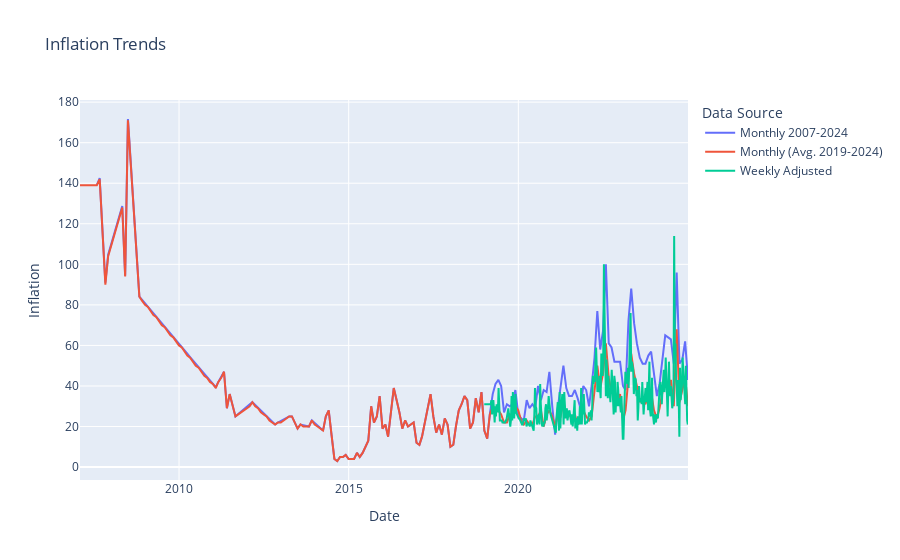

The cell this chart's notebook holds for it:
### Code cell
fig = go.Figure()
fig.add_trace(go.Scatter(x=gt_m_2007_2024.index, y=gt_m_2007_2024['Inflación'], mode='lines', name='Monthly 2007-2024'))
fig.add_trace(go.Scatter(x=GT_monthly.index, y=GT_monthly['Inflación'], mode='lines', name='Monthly (Avg. 2019-2024)'))
fig.add_trace(go.Scatter(x=GT_weekly.index, y=GT_weekly['Inflación'], mode='lines', name='Weekly Adjusted'))

fig.update_layout(
    title='Inflation Trends',
    xaxis_title='Date',
    yaxis_title='Inflation',
    legend_title='Data Source'
)
fig.show()

### Figure 1 — Plotly figure (JSON) as saved in the notebook; plotly's stock layout.template omitted (floating-point values rounded to 4 significant figures; data arrays with more than 128 entries replaced by an {"elided": "..."} marker saying what was removed)
{"data": [{"mode": "lines", "name": "Monthly 2007-2024", "type": "scatter", "x": {"elided": "216 str values"}, "y": {"elided": "216 float values"}}, {"mode": "lines", "name": "Monthly (Avg. 2019-2024)", "type": "scatter", "x": {"elided": "216 str values"}, "y": {"elided": "216 int values"}}, {"mode": "lines", "name": "Weekly Adjusted", "type": "scatter", "x": {"elided": "314 str values"}, "y": {"elided": "314 int values"}}], "layout": {"legend": {"title": {"text": "Data Source"}}, "title": {"text": "Inflation Trends"}, "xaxis": {"title": {"text": "Date"}}, "yaxis": {"title": {"text": "Inflation"}}}}
